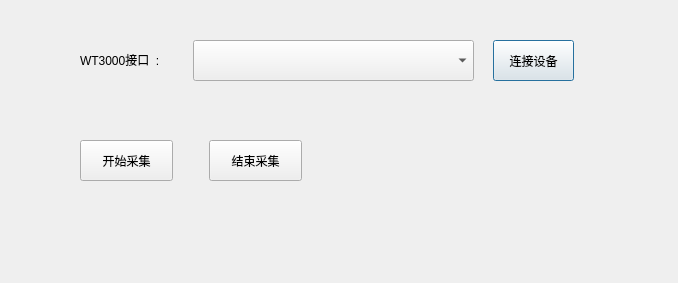
<?xml version="1.0" encoding="UTF-8"?>
<ui version="4.0">
 <class>Dialog</class>
 <widget class="QDialog" name="Dialog">
  <property name="geometry">
   <rect>
    <x>0</x>
    <y>0</y>
    <width>678</width>
    <height>283</height>
   </rect>
  </property>
  <property name="windowTitle">
   <string>Dialog</string>
  </property>
  <widget class="QComboBox" name="comboBox_WT3000">
   <property name="geometry">
    <rect>
     <x>193</x>
     <y>40</y>
     <width>281</width>
     <height>41</height>
    </rect>
   </property>
  </widget>
  <widget class="QPushButton" name="pushButton_ConnectEQUWT3000">
   <property name="geometry">
    <rect>
     <x>493</x>
     <y>40</y>
     <width>81</width>
     <height>41</height>
    </rect>
   </property>
   <property name="text">
    <string>连接设备</string>
   </property>
  </widget>
  <widget class="QLabel" name="label_10">
   <property name="geometry">
    <rect>
     <x>80</x>
     <y>50</y>
     <width>101</width>
     <height>20</height>
    </rect>
   </property>
   <property name="text">
    <string>WT3000接口  :</string>
   </property>
  </widget>
  <widget class="QPushButton" name="pushButton_StopTest">
   <property name="geometry">
    <rect>
     <x>209</x>
     <y>140</y>
     <width>93</width>
     <height>41</height>
    </rect>
   </property>
   <property name="text">
    <string>结束采集</string>
   </property>
  </widget>
  <widget class="QPushButton" name="pushButton_StartTest">
   <property name="geometry">
    <rect>
     <x>80</x>
     <y>140</y>
     <width>93</width>
     <height>41</height>
    </rect>
   </property>
   <property name="text">
    <string>开始采集</string>
   </property>
  </widget>
 </widget>
 <resources/>
 <connections/>
</ui>
